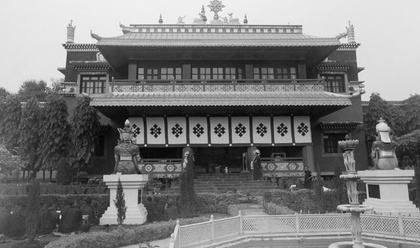
%> input picture filtros_dominio_frecuencia/edificio_china.jpg, 420 x 248 px, shrunk from 640 x 378 before the run
$ octave --eval "archivo_filt_prom_arm;"   (GNU Octave 9; MATLAB toolbox functions it lacks are replaced by stand-ins)
%> lines starting %> are read from the running program, lines starting %| are printed output that depends on the picture; in (x1, y1, x2, y2) boxes, pixels count from 0 and x2, y2 are one past the last pixel; in counts of white or black regions, pixels touching at a corner belong together; the program's own positions count from 1
function archivo_filt_prom_arm
  clc; clear; close all %limpieza/preparacion inicial
  pkg load image %cargado de biblioteca de lectura

  A=imread('edificio_china.jpg'); %lectura de imagen escala a grises
%> A is the input picture: size 248x420x3 uint8; min 4, max 250, mean 123.5

  %Crear un ruido del tipo gaussiano con la funcion de Octave imnoise
  B=imnoise(A,'gaussian');
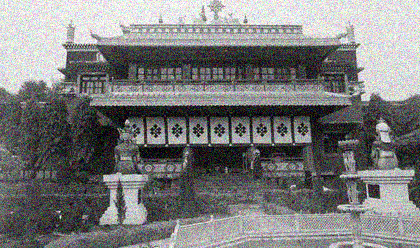
%> B: size 248x420x3 uint8; mean R, G, B 123.2, 123.4, 123.2

  subplot(1,2,1) %posicionamiento de imagen en el grafico
  imshow(B)
  title('Imagen con Ruido Gaussiano')

  A_t=filt_prom_arm(B); %llamado de la funcion Filtro Promedio Armonico

  subplot(1,2,2)
  imshow(A_t)
  title('Imagen Filtrada Promedio Armonico')
endfunction

function A_t=filt_prom_arm(B)
  %Filtro promedio armonico
  % Elimina el ruido aditivo de una imagen en escala de grises aplicando
  % el filtro promedio armonico en ventanas de 3x3
  % Es comunmente aplicado a ruidos de tipo gaussiano
  %
  %Recibe:
  % - B: una matriz de imagen en valores de 8bits en escala de grises
  %Retorna:
  % - A_t: una matriz resultante de imagen de valores de 8bits

  B=double(B); %conversion a double
%> B: size 248x420x3 double
  [m,n]=size(B); %extraccion de dimensiones
%> m = 248; n = 1260
  A_t=zeros(m,n); %creacion de matriz de salida

  %Por conveniencia se calculo en inverso de todos los valores en la
  % matriz
  Binv=B.^-1; %inverso por elemento, potencia -1
%> Binv: size 248x420x3 double; 2.04% of the values are NaN or infinite; the others: min 0.00392, max 1, mean 0.0166
  mask=isinf(Binv); %mascara booleana con los valores infinitos
  Binv(mask)=0.0; %con mascara se hacen los valores infinitos
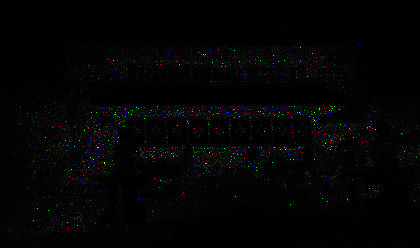
%> Binv: size 248x420x3 double; mean R, G, B 0.0161, 0.0164, 0.0163

  %Filtrado en esquinas (4)
  %Esquina 1
  %Pixel a modificar: B(1,1)
  %Pixeles: B(1,1), B(1,2), B(2,1), B(2,2)
  W=Binv(1,1)+Binv(1,2)+Binv(2,1)+Binv(2,2);
%> W = 0.0171
  A_t(1,1)=4/W;
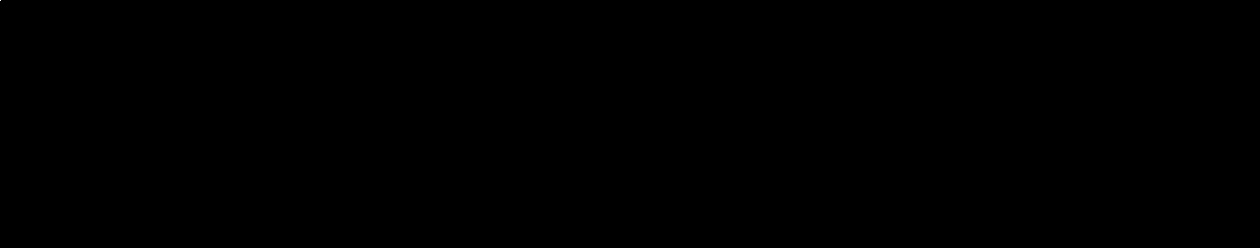
%> A_t: size 248x1260 double; values 0 (black) and 233.3 (white), 0% white in thin lines or dots, all inside (x1, y1, x2, y2) = (0, 0, 1, 1)

  %Esquina 2
  %Pixel a modificar: B(1,n)
  %Pixeles: B(1,n), B(1,n-1), B(2,n), B(2,n-1)
  W=Binv(1,n)+Binv(1,n-1)+Binv(2,n)+Binv(2,n-1);
%> W = 0.0179
  A_t(1,n)=4/W;
%> A_t: size 248x1260 double; under 0.01% of pixels changed, all inside (x1, y1, x2, y2) = (1259, 0, 1260, 1)

  %Esquina 3
  %Pixel a modificar: B(m,1)
  %Pixeles: B(m,1), B(m,2), B(m-1,1), B(m-1,2)
  W=Binv(m,1)+Binv(m,2)+Binv(m-1,1)+Binv(m-1,2);
%> W = 0.0761
  A_t(m,1)=4/W;
%> A_t: size 248x1260 double; min 0, max 233.3, mean 0; mean of the top-left, top-right, bottom-left and bottom-right quarters 0, 0, 0, 0

  %Esquina 4
  %Pixel a modificar: B(m,n)
  %Pixeles: B(m,n), B(m,n-1), B(m-1,n), B(m-1,n-1)
  W=Binv(m,n)+Binv(m,n-1)+Binv(m-1,n)+Binv(m-1,n-1);
%> W = 0.0324
  A_t(m,n)=4/W;


  %Filtrado en bordes
  %Borde superior
  %Pixel a modificar: B(1,y)
  for y=2:n-1
    Wnf1=Binv(1,y-1)+Binv(1,y)+Binv(1,y+1); %Fila 1
    Wnf2=Binv(2,y-1)+Binv(2,y)+Binv(2,y+1); %Fila 2
    A_t(1,y)=6/(Wnf1+Wnf2);
  %Borde inferior
  %Pixel a modificar: B(m,y)
    Wnf1=Binv(m-1,y-1)+Binv(m-1,y)+Binv(m-1,y+1); %Fila 1
    Wnf2=Binv(m,y-1)+Binv(m,y)+Binv(m,y+1); %Fila 2
    A_t(m,y)=6/(Wnf1+Wnf2);
  endfor
%> this loop made 1258 passes
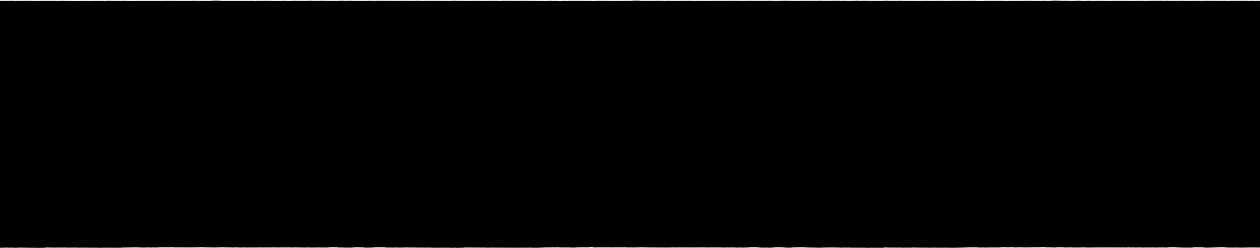
%> A_t: size 248x1260 double; min 0, max 254.7, mean 1.4
  %Borde derecho
  %Pixel a modificar: B(x,n)
  for x=2:m-1
    Wnc1=Binv(x-1,n-1)+Binv(x,n-1)+Binv(x+1,n-1); %Col 1
    Wnc2=Binv(x-1,n)+Binv(x,n)+Binv(x+1,n); %Col 2
    A_t(x,n)=6/(Wnc1+Wnc2);
  %Borde izquierdo
  %Pixel a modificar: B(x,1)
    Wnc1=Binv(x-1,1)+Binv(x,1)+Binv(x+1,1); %Col 1
    Wnc2=Binv(x-1,2)+Binv(x,2)+Binv(x+1,2); %Col 2
    A_t(x,1)=6/(Wnc1+Wnc2);
  endfor
%> this loop made 246 passes
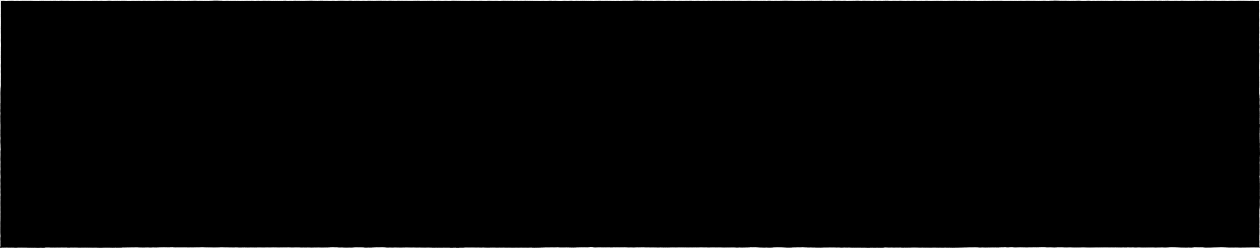
%> A_t: size 248x1260 double; 0.16% of pixels changed, all inside (x1, y1, x2, y2) = (0, 1, 1260, 247)

  %Filtrado de centros
  %Pixel a modificar: B(x,y)
  for x=2:m-1
    for y=2:n-1
      Wf1=Binv(x-1,y-1)+Binv(x-1,y)+Binv(x-1,y+1); %Fila 1
      Wf2=Binv(x,y-1)+Binv(x,y)+Binv(x,y+1); %Fila 2
      Wf3=Binv(x+1,y-1)+Binv(x+1,y)+Binv(x+1,y+1); %Fila 3
      A_t(x,y)=9/(Wf1+Wf2+Wf3);
    endfor
  endfor
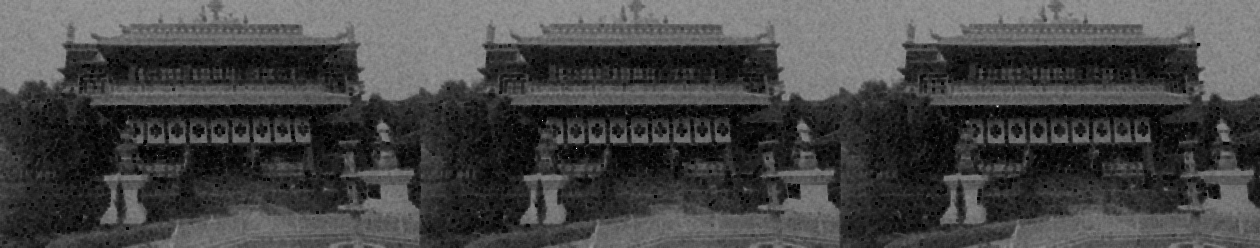
%> A_t: size 248x1260 double; 0% of the values are NaN or infinite; the others: min 2.44, max 414, mean 114.9; drawn with min black, max white, NaN and infinite black

  A_t=uint8(A_t);
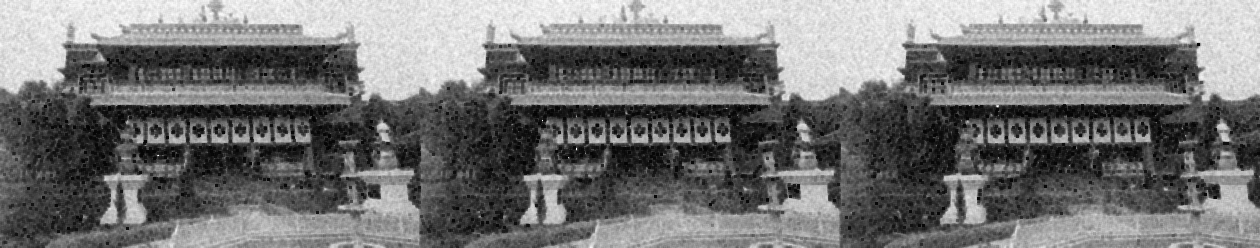
%> A_t: size 248x1260 uint8; min 2, max 255, mean 114.9
endfunction
